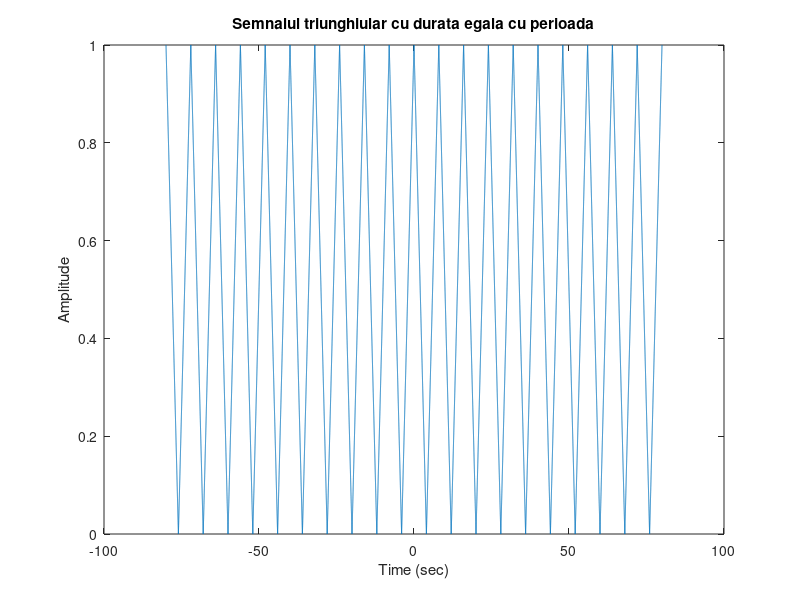
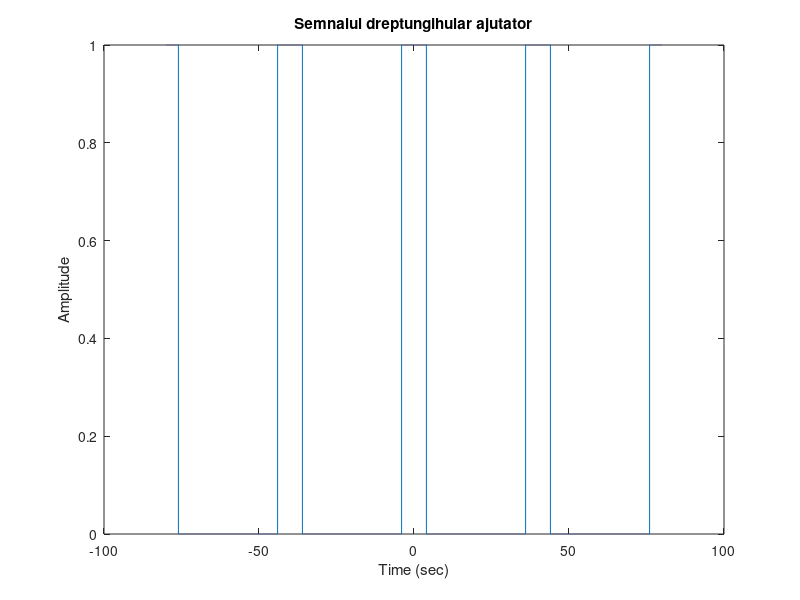
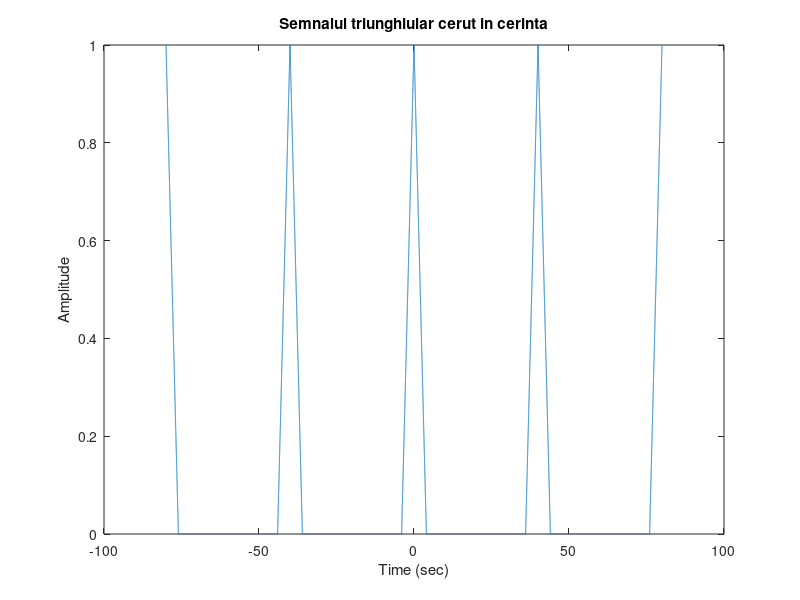
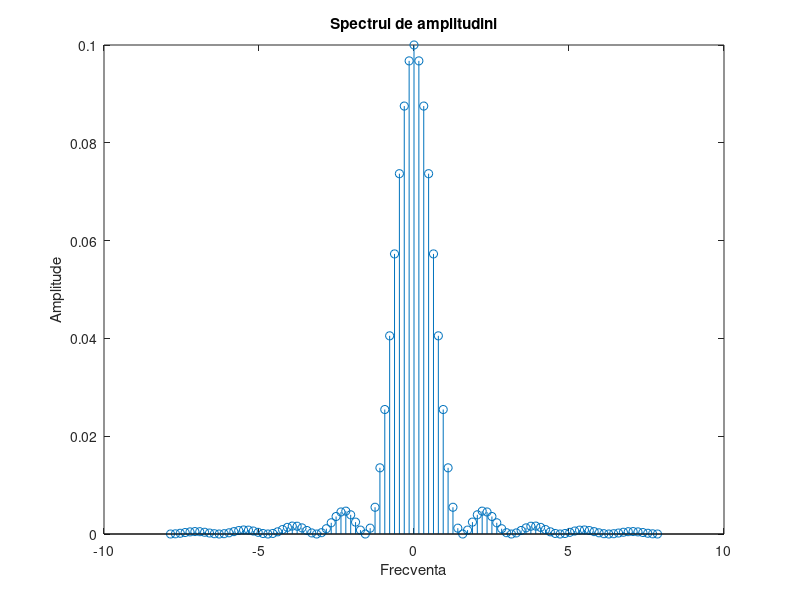

MATLAB code to generate these figures, in order:
clear all;close all;clc
P=40; %perioada
f=1/P; %frecventa
D=8; %durata
N=50; %coeficientii
t = -80:0.002:80; %rezolutia temporala 
w=(2*pi)/P; %frecventa unghiulara omega0

figure(1)
y=-0.5*sawtooth(((2*pi*f*t)*5),0.5) + 0.5; %am pus 0.5 ori semnalul plus 0.5 ca sa avem amplitudine de 1, si sa inceapa de la 0, ca in exemplul dumneavoastra
x=square((2*pi*f*(t+4)),(D/P)*100)/2 + 0.5; % semnalul dreptungihular ajutator cu care am facut ca semnalul triunghiular sa aiba durata de 8 secunde, iar in rest sa fie 0, in cele 32 de secunde ramase din perioada
plot(t,y)
xlabel('Time (sec)') %notatii pe axele de coordonate si titlu
ylabel('Amplitude')
title('Semnalul triunghiular cu durata egala cu perioada')

figure(2)
plot(t,x) 
xlabel('Time (sec)') %notatii pe axele de coordonate si titlu
ylabel('Amplitude')
title('Semnalul dreptungihular ajutator')

figure(3)
z=y.*x;
plot(t,z)
xlabel('Time (sec)') %notatii pe axele de coordonate si titlu
ylabel('Amplitude')
title('Semnalul triunghiular cerut in cerinta')


figure(4)
v=0;
%determinarea coeficientiilor seriei complexe
for k=-N:N 
 v(N+k+1)=1/P * integral(@(t)((square((2*pi*f*(t+4)),(D/P)*100)/2 + 0.5).*(-0.5*sawtooth(((2*pi*f*t)*5),0.5) + 0.5).*exp(-j*k*w*t)),0,P ); %am folosit formula de la ss
end
stem( (-N:N)*w , abs(v) )
xlabel('Frecventa') %notatii pe axele de coordonate si titlu
ylabel('Amplitude')
title('Spectrul de amplitudini')

figure (5)
s=0;
%generarea semnalului reconstruit prin suma,fiecare termen inmultit cu explonentiala, formula tot de la ss.
for k=-N:N
    s=s+(v(N+k+1).*exp(-j*k*w*t));
end
plot(t,real(s),t,z) %semnalul initial este cu rosu, iar cel reconstruit cu coeficientii complexi este cu albastru
xlabel('Time (sec)') %notatii pe axele de coordonate si titlu
ylabel('Amplitude')
title(' z(t)Semnal initial rosu si Semnal reconstruit  cu N coeficienti albastru (zoom)')

figure (6) 
plot(t,imag(s)) %am afisat si partea imaginara a semnalului s, daca il puneam pe acelasi grafic din figura 5, era o linie galbena constanta in 0.
xlabel('Time (sec)') %notatii pe axele de coordonate si titlu
ylabel('Amplitude')
title('Partea imaginara a semnalului general cu coeficienti complexi')   

%In concluzie, conform celor studiate la ss, semnalul generat cu
%coeficineti complexi difera fata de cel initial, deoarece acesta nu este
%triunghiular simplu, ci este formal dintr-o sinusoida cu care se face
%semnalul triunghluar.De asemenea , spectrul de amplitudini formeaza tot o
%sinusoida, cu maximul in 0. 
%de asemenea, am folosit inmultirea a doua semnale pentru a genera semnalul
%cerut in cerinta, deoarece semnalul triunghlilar nu are factor de umplere
%ca cel dreptunghiular, de aceea l-am inmultit cu unul dreptungihular cu
%factor de umplere cerut, iar pe urma am adunat, scazut , inmutit si
%impartit astfel incat sa fie simetrice, iar in 0 sa aiba valoarea maxima,
%la jumatatea duratei semnalului.